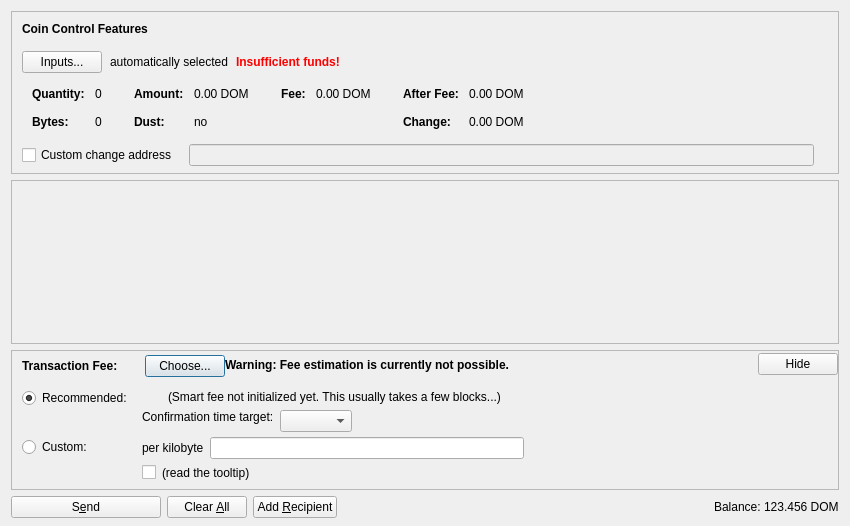
<?xml version="1.0" encoding="UTF-8"?>
<ui version="4.0">
 <class>SendCoinsDialog</class>
 <widget class="QDialog" name="SendCoinsDialog">
  <property name="geometry">
   <rect>
    <x>0</x>
    <y>0</y>
    <width>850</width>
    <height>526</height>
   </rect>
  </property>
  <property name="windowTitle">
   <string>Send Coins</string>
  </property>
  <layout class="QVBoxLayout" name="verticalLayout" stretch="0,1,0,0">
   <property name="bottomMargin">
    <number>8</number>
   </property>
   <item>
    <widget class="QFrame" name="frameCoinControl">
     <property name="sizePolicy">
      <sizepolicy hsizetype="Expanding" vsizetype="Expanding">
       <horstretch>0</horstretch>
       <verstretch>0</verstretch>
      </sizepolicy>
     </property>
     <property name="maximumSize">
      <size>
       <width>16777215</width>
       <height>16777215</height>
      </size>
     </property>
     <property name="frameShape">
      <enum>QFrame::StyledPanel</enum>
     </property>
     <property name="frameShadow">
      <enum>QFrame::Sunken</enum>
     </property>
     <layout class="QVBoxLayout" name="verticalLayoutCoinControl2">
      <property name="spacing">
       <number>0</number>
      </property>
      <property name="leftMargin">
       <number>0</number>
      </property>
      <property name="topMargin">
       <number>0</number>
      </property>
      <property name="rightMargin">
       <number>0</number>
      </property>
      <property name="bottomMargin">
       <number>6</number>
      </property>
      <item>
       <layout class="QVBoxLayout" name="verticalLayoutCoinControl" stretch="0,0,0,0,1">
        <property name="spacing">
         <number>0</number>
        </property>
        <property name="leftMargin">
         <number>10</number>
        </property>
        <property name="topMargin">
         <number>10</number>
        </property>
        <item>
         <layout class="QHBoxLayout" name="horizontalLayoutCoinControl1">
          <property name="bottomMargin">
           <number>15</number>
          </property>
          <item>
           <widget class="QLabel" name="labelCoinControlFeatures">
            <property name="sizePolicy">
             <sizepolicy hsizetype="Preferred" vsizetype="Maximum">
              <horstretch>0</horstretch>
              <verstretch>0</verstretch>
             </sizepolicy>
            </property>
            <property name="font">
             <font>
              <weight>75</weight>
              <bold>true</bold>
             </font>
            </property>
            <property name="styleSheet">
             <string notr="true">font-weight:bold;</string>
            </property>
            <property name="text">
             <string>Coin Control Features</string>
            </property>
           </widget>
          </item>
         </layout>
        </item>
        <item>
         <layout class="QHBoxLayout" name="horizontalLayoutCoinControl2" stretch="0,0,0,0">
          <property name="spacing">
           <number>8</number>
          </property>
          <property name="bottomMargin">
           <number>10</number>
          </property>
          <item>
           <widget class="QPushButton" name="pushButtonCoinControl">
            <property name="styleSheet">
             <string notr="true"/>
            </property>
            <property name="text">
             <string>Inputs...</string>
            </property>
            <property name="autoDefault">
             <bool>false</bool>
            </property>
           </widget>
          </item>
          <item>
           <widget class="QLabel" name="labelCoinControlAutomaticallySelected">
            <property name="text">
             <string>automatically selected</string>
            </property>
            <property name="margin">
             <number>5</number>
            </property>
           </widget>
          </item>
          <item>
           <widget class="QLabel" name="labelCoinControlInsuffFunds">
            <property name="font">
             <font>
              <weight>75</weight>
              <bold>true</bold>
             </font>
            </property>
            <property name="styleSheet">
             <string notr="true">color:red;font-weight:bold;</string>
            </property>
            <property name="text">
             <string>Insufficient funds!</string>
            </property>
            <property name="margin">
             <number>5</number>
            </property>
           </widget>
          </item>
          <item>
           <spacer name="horizontalSpacerCoinControl">
            <property name="orientation">
             <enum>Qt::Horizontal</enum>
            </property>
            <property name="sizeHint" stdset="0">
             <size>
              <width>40</width>
              <height>1</height>
             </size>
            </property>
           </spacer>
          </item>
         </layout>
        </item>
        <item>
         <widget class="QWidget" name="widgetCoinControl" native="true">
          <property name="sizePolicy">
           <sizepolicy hsizetype="Preferred" vsizetype="Preferred">
            <horstretch>0</horstretch>
            <verstretch>0</verstretch>
           </sizepolicy>
          </property>
          <property name="minimumSize">
           <size>
            <width>0</width>
            <height>0</height>
           </size>
          </property>
          <property name="styleSheet">
           <string notr="true"/>
          </property>
          <layout class="QHBoxLayout" name="horizontalLayoutCoinControl5">
           <property name="leftMargin">
            <number>0</number>
           </property>
           <property name="topMargin">
            <number>0</number>
           </property>
           <property name="rightMargin">
            <number>0</number>
           </property>
           <property name="bottomMargin">
            <number>0</number>
           </property>
           <item>
            <layout class="QHBoxLayout" name="horizontalLayoutCoinControl3" stretch="0,0,0,1">
             <property name="spacing">
              <number>20</number>
             </property>
             <property name="topMargin">
              <number>0</number>
             </property>
             <property name="bottomMargin">
              <number>10</number>
             </property>
             <item>
              <layout class="QFormLayout" name="formLayoutCoinControl1">
               <property name="horizontalSpacing">
                <number>10</number>
               </property>
               <property name="verticalSpacing">
                <number>14</number>
               </property>
               <property name="leftMargin">
                <number>10</number>
               </property>
               <property name="topMargin">
                <number>4</number>
               </property>
               <property name="rightMargin">
                <number>6</number>
               </property>
               <item row="0" column="0">
                <widget class="QLabel" name="labelCoinControlQuantityText">
                 <property name="font">
                  <font>
                   <weight>75</weight>
                   <bold>true</bold>
                  </font>
                 </property>
                 <property name="text">
                  <string>Quantity:</string>
                 </property>
                 <property name="margin">
                  <number>0</number>
                 </property>
                </widget>
               </item>
               <item row="0" column="1">
                <widget class="QLabel" name="labelCoinControlQuantity">
                 <property name="cursor">
                  <cursorShape>IBeamCursor</cursorShape>
                 </property>
                 <property name="contextMenuPolicy">
                  <enum>Qt::ActionsContextMenu</enum>
                 </property>
                 <property name="text">
                  <string notr="true">0</string>
                 </property>
                 <property name="margin">
                  <number>0</number>
                 </property>
                 <property name="textInteractionFlags">
                  <set>Qt::LinksAccessibleByMouse|Qt::TextSelectableByKeyboard|Qt::TextSelectableByMouse</set>
                 </property>
                </widget>
               </item>
               <item row="1" column="0">
                <widget class="QLabel" name="labelCoinControlBytesText">
                 <property name="font">
                  <font>
                   <weight>75</weight>
                   <bold>true</bold>
                  </font>
                 </property>
                 <property name="text">
                  <string>Bytes:</string>
                 </property>
                </widget>
               </item>
               <item row="1" column="1">
                <widget class="QLabel" name="labelCoinControlBytes">
                 <property name="cursor">
                  <cursorShape>IBeamCursor</cursorShape>
                 </property>
                 <property name="contextMenuPolicy">
                  <enum>Qt::ActionsContextMenu</enum>
                 </property>
                 <property name="text">
                  <string notr="true">0</string>
                 </property>
                 <property name="textInteractionFlags">
                  <set>Qt::LinksAccessibleByMouse|Qt::TextSelectableByKeyboard|Qt::TextSelectableByMouse</set>
                 </property>
                </widget>
               </item>
              </layout>
             </item>
             <item>
              <layout class="QFormLayout" name="formLayoutCoinControl2">
               <property name="horizontalSpacing">
                <number>10</number>
               </property>
               <property name="verticalSpacing">
                <number>14</number>
               </property>
               <property name="leftMargin">
                <number>6</number>
               </property>
               <property name="topMargin">
                <number>4</number>
               </property>
               <property name="rightMargin">
                <number>6</number>
               </property>
               <item row="0" column="0">
                <widget class="QLabel" name="labelCoinControlAmountText">
                 <property name="font">
                  <font>
                   <weight>75</weight>
                   <bold>true</bold>
                  </font>
                 </property>
                 <property name="text">
                  <string>Amount:</string>
                 </property>
                 <property name="margin">
                  <number>0</number>
                 </property>
                </widget>
               </item>
               <item row="0" column="1">
                <widget class="QLabel" name="labelCoinControlAmount">
                 <property name="cursor">
                  <cursorShape>IBeamCursor</cursorShape>
                 </property>
                 <property name="contextMenuPolicy">
                  <enum>Qt::ActionsContextMenu</enum>
                 </property>
                 <property name="text">
                  <string notr="true">0.00 DOM</string>
                 </property>
                 <property name="textInteractionFlags">
                  <set>Qt::LinksAccessibleByMouse|Qt::TextSelectableByKeyboard|Qt::TextSelectableByMouse</set>
                 </property>
                </widget>
               </item>
               <item row="1" column="0">
                <widget class="QLabel" name="labelCoinControlLowOutputText">
                 <property name="font">
                  <font>
                   <weight>75</weight>
                   <bold>true</bold>
                  </font>
                 </property>
                 <property name="text">
                  <string>Dust:</string>
                 </property>
                </widget>
               </item>
               <item row="1" column="1">
                <widget class="QLabel" name="labelCoinControlLowOutput">
                 <property name="cursor">
                  <cursorShape>IBeamCursor</cursorShape>
                 </property>
                 <property name="contextMenuPolicy">
                  <enum>Qt::ActionsContextMenu</enum>
                 </property>
                 <property name="text">
                  <string notr="true">no</string>
                 </property>
                 <property name="textInteractionFlags">
                  <set>Qt::LinksAccessibleByMouse|Qt::TextSelectableByKeyboard|Qt::TextSelectableByMouse</set>
                 </property>
                </widget>
               </item>
              </layout>
             </item>
             <item>
              <layout class="QFormLayout" name="formLayoutCoinControl3">
               <property name="horizontalSpacing">
                <number>10</number>
               </property>
               <property name="verticalSpacing">
                <number>14</number>
               </property>
               <property name="leftMargin">
                <number>6</number>
               </property>
               <property name="topMargin">
                <number>4</number>
               </property>
               <property name="rightMargin">
                <number>6</number>
               </property>
               <item row="0" column="0">
                <widget class="QLabel" name="labelCoinControlFeeText">
                 <property name="font">
                  <font>
                   <weight>75</weight>
                   <bold>true</bold>
                  </font>
                 </property>
                 <property name="text">
                  <string>Fee:</string>
                 </property>
                 <property name="margin">
                  <number>0</number>
                 </property>
                </widget>
               </item>
               <item row="0" column="1">
                <widget class="QLabel" name="labelCoinControlFee">
                 <property name="cursor">
                  <cursorShape>IBeamCursor</cursorShape>
                 </property>
                 <property name="contextMenuPolicy">
                  <enum>Qt::ActionsContextMenu</enum>
                 </property>
                 <property name="text">
                  <string notr="true">0.00 DOM</string>
                 </property>
                 <property name="textInteractionFlags">
                  <set>Qt::LinksAccessibleByMouse|Qt::TextSelectableByKeyboard|Qt::TextSelectableByMouse</set>
                 </property>
                </widget>
               </item>
              </layout>
             </item>
             <item>
              <layout class="QFormLayout" name="formLayoutCoinControl4">
               <property name="horizontalSpacing">
                <number>10</number>
               </property>
               <property name="verticalSpacing">
                <number>14</number>
               </property>
               <property name="leftMargin">
                <number>6</number>
               </property>
               <property name="topMargin">
                <number>4</number>
               </property>
               <property name="rightMargin">
                <number>6</number>
               </property>
               <item row="0" column="0">
                <widget class="QLabel" name="labelCoinControlAfterFeeText">
                 <property name="font">
                  <font>
                   <weight>75</weight>
                   <bold>true</bold>
                  </font>
                 </property>
                 <property name="text">
                  <string>After Fee:</string>
                 </property>
                 <property name="margin">
                  <number>0</number>
                 </property>
                </widget>
               </item>
               <item row="0" column="1">
                <widget class="QLabel" name="labelCoinControlAfterFee">
                 <property name="cursor">
                  <cursorShape>IBeamCursor</cursorShape>
                 </property>
                 <property name="contextMenuPolicy">
                  <enum>Qt::ActionsContextMenu</enum>
                 </property>
                 <property name="text">
                  <string notr="true">0.00 DOM</string>
                 </property>
                 <property name="textInteractionFlags">
                  <set>Qt::LinksAccessibleByMouse|Qt::TextSelectableByKeyboard|Qt::TextSelectableByMouse</set>
                 </property>
                </widget>
               </item>
               <item row="1" column="0">
                <widget class="QLabel" name="labelCoinControlChangeText">
                 <property name="font">
                  <font>
                   <weight>75</weight>
                   <bold>true</bold>
                  </font>
                 </property>
                 <property name="text">
                  <string>Change:</string>
                 </property>
                </widget>
               </item>
               <item row="1" column="1">
                <widget class="QLabel" name="labelCoinControlChange">
                 <property name="cursor">
                  <cursorShape>IBeamCursor</cursorShape>
                 </property>
                 <property name="contextMenuPolicy">
                  <enum>Qt::ActionsContextMenu</enum>
                 </property>
                 <property name="text">
                  <string notr="true">0.00 DOM</string>
                 </property>
                 <property name="textInteractionFlags">
                  <set>Qt::LinksAccessibleByMouse|Qt::TextSelectableByKeyboard|Qt::TextSelectableByMouse</set>
                 </property>
                </widget>
               </item>
              </layout>
             </item>
            </layout>
           </item>
          </layout>
         </widget>
        </item>
        <item>
         <layout class="QHBoxLayout" name="horizontalLayoutCoinControl4" stretch="0,0,0">
          <property name="spacing">
           <number>12</number>
          </property>
          <property name="sizeConstraint">
           <enum>QLayout::SetDefaultConstraint</enum>
          </property>
          <property name="topMargin">
           <number>5</number>
          </property>
          <property name="rightMargin">
           <number>5</number>
          </property>
          <item>
           <widget class="QCheckBox" name="checkBoxCoinControlChange">
            <property name="toolTip">
             <string>If this is activated, but the change address is empty or invalid, change will be sent to a newly generated address.</string>
            </property>
            <property name="text">
             <string>Custom change address</string>
            </property>
           </widget>
          </item>
          <item>
           <widget class="QValidatedLineEdit" name="lineEditCoinControlChange">
            <property name="enabled">
             <bool>false</bool>
            </property>
            <property name="sizePolicy">
             <sizepolicy hsizetype="Expanding" vsizetype="Fixed">
              <horstretch>0</horstretch>
              <verstretch>0</verstretch>
             </sizepolicy>
            </property>
           </widget>
          </item>
          <item>
           <widget class="QLabel" name="labelCoinControlChangeLabel">
            <property name="sizePolicy">
             <sizepolicy hsizetype="Preferred" vsizetype="Expanding">
              <horstretch>0</horstretch>
              <verstretch>0</verstretch>
             </sizepolicy>
            </property>
            <property name="minimumSize">
             <size>
              <width>0</width>
              <height>0</height>
             </size>
            </property>
            <property name="text">
             <string/>
            </property>
            <property name="margin">
             <number>3</number>
            </property>
           </widget>
          </item>
         </layout>
        </item>
        <item>
         <spacer name="verticalSpacerCoinControl">
          <property name="orientation">
           <enum>Qt::Vertical</enum>
          </property>
          <property name="sizeHint" stdset="0">
           <size>
            <width>800</width>
            <height>1</height>
           </size>
          </property>
         </spacer>
        </item>
       </layout>
      </item>
     </layout>
    </widget>
   </item>
   <item>
    <widget class="QScrollArea" name="scrollArea">
     <property name="widgetResizable">
      <bool>true</bool>
     </property>
     <widget class="QWidget" name="scrollAreaWidgetContents">
      <property name="geometry">
       <rect>
        <x>0</x>
        <y>0</y>
        <width>830</width>
        <height>104</height>
       </rect>
      </property>
      <layout class="QVBoxLayout" name="verticalLayout_2" stretch="0,1">
       <property name="leftMargin">
        <number>0</number>
       </property>
       <property name="topMargin">
        <number>0</number>
       </property>
       <property name="rightMargin">
        <number>0</number>
       </property>
       <property name="bottomMargin">
        <number>0</number>
       </property>
       <item>
        <layout class="QVBoxLayout" name="entries">
         <property name="spacing">
          <number>6</number>
         </property>
        </layout>
       </item>
       <item>
        <spacer name="verticalSpacer">
         <property name="orientation">
          <enum>Qt::Vertical</enum>
         </property>
         <property name="sizeHint" stdset="0">
          <size>
           <width>20</width>
           <height>40</height>
          </size>
         </property>
        </spacer>
       </item>
      </layout>
     </widget>
    </widget>
   </item>
   <item>
    <widget class="QFrame" name="frameFee">
     <property name="sizePolicy">
      <sizepolicy hsizetype="Expanding" vsizetype="Expanding">
       <horstretch>0</horstretch>
       <verstretch>0</verstretch>
      </sizepolicy>
     </property>
     <property name="maximumSize">
      <size>
       <width>16777215</width>
       <height>16777215</height>
      </size>
     </property>
     <property name="frameShape">
      <enum>QFrame::StyledPanel</enum>
     </property>
     <property name="frameShadow">
      <enum>QFrame::Sunken</enum>
     </property>
     <layout class="QVBoxLayout" name="verticalLayoutFee1">
      <property name="spacing">
       <number>0</number>
      </property>
      <property name="leftMargin">
       <number>0</number>
      </property>
      <property name="topMargin">
       <number>0</number>
      </property>
      <property name="rightMargin">
       <number>0</number>
      </property>
      <property name="bottomMargin">
       <number>0</number>
      </property>
      <item>
       <layout class="QVBoxLayout" name="verticalLayoutFee2" stretch="0,0,0">
        <property name="spacing">
         <number>0</number>
        </property>
        <property name="leftMargin">
         <number>10</number>
        </property>
        <property name="topMargin">
         <number>0</number>
        </property>
        <item>
         <layout class="QHBoxLayout" name="horizontalLayoutFee1">
          <property name="bottomMargin">
           <number>0</number>
          </property>
          <item>
           <layout class="QVBoxLayout" name="verticalLayoutFee7">
            <property name="spacing">
             <number>0</number>
            </property>
            <item>
             <spacer name="verticalSpacerSmartFee">
              <property name="orientation">
               <enum>Qt::Vertical</enum>
              </property>
              <property name="sizeType">
               <enum>QSizePolicy::Fixed</enum>
              </property>
              <property name="sizeHint" stdset="0">
               <size>
                <width>1</width>
                <height>4</height>
               </size>
              </property>
             </spacer>
            </item>
            <item>
             <layout class="QHBoxLayout" name="horizontalLayoutSmartFee">
              <property name="spacing">
               <number>10</number>
              </property>
              <item>
               <widget class="QLabel" name="labelFeeHeadline">
                <property name="sizePolicy">
                 <sizepolicy hsizetype="Preferred" vsizetype="Maximum">
                  <horstretch>0</horstretch>
                  <verstretch>0</verstretch>
                 </sizepolicy>
                </property>
                <property name="font">
                 <font>
                  <weight>75</weight>
                  <bold>true</bold>
                 </font>
                </property>
                <property name="styleSheet">
                 <string notr="true">font-weight:bold;</string>
                </property>
                <property name="text">
                 <string>Transaction Fee:</string>
                </property>
               </widget>
              </item>
              <item>
               <widget class="QLabel" name="labelFeeMinimized">
                <property name="text">
                 <string/>
                </property>
               </widget>
              </item>
              <item>
               <widget class="QPushButton" name="buttonChooseFee">
                <property name="text">
                 <string>Choose...</string>
                </property>
               </widget>
              </item>
             </layout>
            </item>
            <item>
             <spacer name="verticalSpacer_5">
              <property name="orientation">
               <enum>Qt::Vertical</enum>
              </property>
              <property name="sizeHint" stdset="0">
               <size>
                <width>1</width>
                <height>1</height>
               </size>
              </property>
             </spacer>
            </item>
           </layout>
          </item>
          <item>
           <widget class="QLabel" name="fallbackFeeWarningLabel">
            <property name="toolTip">
             <string>Using the fallbackfee can result in sending a transaction that will take several hours or days (or never) to confirm. Consider choosing your fee manually or wait until you have validated the complete chain.</string>
            </property>
            <property name="font">
            <font>
                <weight>75</weight>
                <bold>true</bold>
            </font>
            </property>
            <property name="text">
             <string>Warning: Fee estimation is currently not possible.</string>
            </property>
            <property name="wordWrap">
             <bool>false</bool>
            </property>
           </widget>
          </item>
          <item>
           <spacer name="horizontalSpacer_4">
            <property name="orientation">
             <enum>Qt::Horizontal</enum>
            </property>
            <property name="sizeType">
             <enum>QSizePolicy::MinimumExpanding</enum>
            </property>
            <property name="sizeHint" stdset="0">
             <size>
              <width>40</width>
              <height>20</height>
             </size>
            </property>
           </spacer>
          </item>
          <item>
           <widget class="QPushButton" name="buttonMinimizeFee">
            <property name="toolTip">
             <string>collapse fee-settings</string>
            </property>
            <property name="text">
             <string>Hide</string>
            </property>
           </widget>
          </item>
         </layout>
        </item>
        <item>
         <widget class="QFrame" name="frameFeeSelection">
          <layout class="QVBoxLayout" name="verticalLayoutFee12">
           <property name="spacing">
            <number>0</number>
           </property>
           <property name="leftMargin">
            <number>0</number>
           </property>
           <property name="topMargin">
            <number>0</number>
           </property>
           <property name="rightMargin">
            <number>0</number>
           </property>
           <property name="bottomMargin">
            <number>0</number>
           </property>
           <item>
            <layout class="QGridLayout" name="gridLayoutFee">
             <property name="topMargin">
              <number>10</number>
             </property>
             <property name="bottomMargin">
              <number>4</number>
             </property>
             <property name="horizontalSpacing">
              <number>10</number>
             </property>
             <property name="verticalSpacing">
              <number>4</number>
             </property>
             <item row="1" column="1">
              <layout class="QVBoxLayout" name="verticalLayoutFee8">
               <property name="spacing">
                <number>6</number>
               </property>
               <item>
                <layout class="QHBoxLayout" name="horizontalLayoutFee13">
                 <item>
                  <widget class="QLabel" name="labelCustomPerKilobyte">
                   <property name="toolTip">
                    <string>If the custom fee is set to 1000 satoshis and the transaction is only 250 bytes, then &quot;per kilobyte&quot; only pays 250 satoshis in fee, while &quot;total at least&quot; pays 1000 satoshis. For transactions bigger than a kilobyte both pay by kilobyte.</string>
                   </property>
                   <property name="text">
                    <string>per kilobyte</string>
                   </property>
                  </widget>
                 </item>
                 <item>
                  <widget class="BitcoinAmountField" name="customFee"/>
                 </item>
                 <item>
                  <spacer name="horizontalSpacer_6">
                   <property name="orientation">
                    <enum>Qt::Horizontal</enum>
                   </property>
                   <property name="sizeHint" stdset="0">
                    <size>
                     <width>1</width>
                     <height>1</height>
                    </size>
                   </property>
                  </spacer>
                 </item>
                </layout>
               </item>
               <item>
                <layout class="QHBoxLayout" name="horizontalLayoutFee8">
                 <item>
                  <widget class="QCheckBox" name="checkBoxMinimumFee">
                   <property name="toolTip">
                    <string>Paying only the minimum fee is just fine as long as there is less transaction volume than space in the blocks. But be aware that this can end up in a never confirming transaction once there is more demand for dommecoin transactions than the network can process.</string>
                   </property>
                   <property name="text">
                    <string/>
                   </property>
                  </widget>
                 </item>
                 <item>
                  <widget class="QLabel" name="labelMinFeeWarning">
                   <property name="enabled">
                    <bool>true</bool>
                   </property>
                   <property name="toolTip">
                    <string>Paying only the minimum fee is just fine as long as there is less transaction volume than space in the blocks. But be aware that this can end up in a never confirming transaction once there is more demand for dommecoin transactions than the network can process.</string>
                   </property>
                   <property name="text">
                    <string>(read the tooltip)</string>
                   </property>
                   <property name="margin">
                    <number>5</number>
                   </property>
                  </widget>
                 </item>
                 <item>
                  <spacer name="horizontalSpacer_2">
                   <property name="orientation">
                    <enum>Qt::Horizontal</enum>
                   </property>
                   <property name="sizeHint" stdset="0">
                    <size>
                     <width>1</width>
                     <height>1</height>
                    </size>
                   </property>
                  </spacer>
                 </item>
                </layout>
               </item>
              </layout>
             </item>
             <item row="0" column="0">
              <layout class="QVBoxLayout" name="verticalLayoutFee4" stretch="0,1">
               <item>
                <widget class="QRadioButton" name="radioSmartFee">
                 <property name="text">
                  <string>Recommended:</string>
                 </property>
                 <property name="checked">
                  <bool>true</bool>
                 </property>
                 <attribute name="buttonGroup">
                  <string notr="true">groupFee</string>
                 </attribute>
                </widget>
               </item>
               <item>
                <spacer name="verticalSpacer_2">
                 <property name="orientation">
                  <enum>Qt::Vertical</enum>
                 </property>
                 <property name="sizeHint" stdset="0">
                  <size>
                   <width>1</width>
                   <height>1</height>
                  </size>
                 </property>
                </spacer>
               </item>
              </layout>
             </item>
             <item row="1" column="0">
              <layout class="QVBoxLayout" name="verticalLayoutFee9" stretch="0,1">
               <item>
                <widget class="QRadioButton" name="radioCustomFee">
                 <property name="text">
                  <string>Custom:</string>
                 </property>
                 <attribute name="buttonGroup">
                  <string notr="true">groupFee</string>
                 </attribute>
                </widget>
               </item>
               <item>
                <spacer name="verticalSpacer_6">
                 <property name="orientation">
                  <enum>Qt::Vertical</enum>
                 </property>
                 <property name="sizeHint" stdset="0">
                  <size>
                   <width>1</width>
                   <height>1</height>
                  </size>
                 </property>
                </spacer>
               </item>
              </layout>
             </item>
             <item row="0" column="1">
              <layout class="QVBoxLayout" name="verticalLayoutFee3" stretch="0,0,1">
               <property name="spacing">
                <number>6</number>
               </property>
               <property name="topMargin">
                <number>2</number>
               </property>
               <item>
                <layout class="QHBoxLayout" name="horizontalLayoutFee12">
                 <item>
                  <widget class="QLabel" name="labelSmartFee">
                   <property name="text">
                    <string/>
                   </property>
                   <property name="margin">
                    <number>2</number>
                   </property>
                  </widget>
                 </item>
                 <item>
                  <widget class="QLabel" name="labelFeeEstimation">
                   <property name="text">
                    <string/>
                   </property>
                  </widget>
                 </item>
                 <item>
                  <widget class="QLabel" name="labelSmartFee2">
                   <property name="text">
                    <string>(Smart fee not initialized yet. This usually takes a few blocks...)</string>
                   </property>
                   <property name="margin">
                    <number>2</number>
                   </property>
                  </widget>
                 </item>
                 <item>
                  <spacer name="horizontalSpacer_5">
                   <property name="orientation">
                    <enum>Qt::Horizontal</enum>
                   </property>
                   <property name="sizeHint" stdset="0">
                    <size>
                     <width>1</width>
                     <height>1</height>
                    </size>
                   </property>
                  </spacer>
                 </item>
                </layout>
               </item>
               <item>
                <layout class="QHBoxLayout" name="horizontalLayoutFee9">
                 <item>
                  <layout class="QVBoxLayout" name="verticalLayoutFee6">
                   <item>
                    <widget class="QLabel" name="labelSmartFee3">
                     <property name="text">
                      <string>Confirmation time target:</string>
                     </property>
                     <property name="margin">
                      <number>2</number>
                     </property>
                    </widget>
                   </item>
                   <item>
                    <spacer name="verticalSpacer_3">
                     <property name="orientation">
                      <enum>Qt::Vertical</enum>
                     </property>
                     <property name="sizeHint" stdset="0">
                      <size>
                       <width>1</width>
                       <height>1</height>
                      </size>
                     </property>
                    </spacer>
                   </item>
                  </layout>
                 </item>
                 <item>
                  <layout class="QVBoxLayout" name="verticalLayoutFee5">
                   <property name="rightMargin">
                    <number>30</number>
                   </property>
                   <item>
                    <layout class="QHBoxLayout" name="horizontalLayoutConfTarget">
                     <property name="bottomMargin">
                      <number>0</number>
                     </property>
                     <item>
                      <widget class="QComboBox" name="confTargetSelector"/>
                     </item>
                     <item>
                      <spacer name="horizontalSpacerConfTarget">
                       <property name="orientation">
                        <enum>Qt::Horizontal</enum>
                       </property>
                       <property name="sizeHint" stdset="0">
                        <size>
                         <width>40</width>
                         <height>20</height>
                        </size>
                       </property>
                      </spacer>
                     </item>
                    </layout>
                   </item>
                  </layout>
                 </item>
                </layout>
               </item>
               <item>
                <spacer name="verticalSpacer_4">
                 <property name="orientation">
                  <enum>Qt::Vertical</enum>
                 </property>
                 <property name="sizeHint" stdset="0">
                  <size>
                   <width>1</width>
                   <height>1</height>
                  </size>
                 </property>
                </spacer>
               </item>
              </layout>
             </item>
            </layout>
           </item>
          </layout>
         </widget>
        </item>
        <item>
         <spacer name="verticalSpacerFee">
          <property name="orientation">
           <enum>Qt::Vertical</enum>
          </property>
          <property name="sizeHint" stdset="0">
           <size>
            <width>40</width>
            <height>5</height>
           </size>
          </property>
         </spacer>
        </item>
       </layout>
      </item>
     </layout>
    </widget>
   </item>
   <item>
    <layout class="QHBoxLayout" name="horizontalLayout">
     <item>
      <widget class="QPushButton" name="sendButton">
       <property name="minimumSize">
        <size>
         <width>150</width>
         <height>0</height>
        </size>
       </property>
       <property name="toolTip">
        <string>Confirm the send action</string>
       </property>
       <property name="text">
        <string>S&amp;end</string>
       </property>
       <property name="icon">
        <iconset resource="../bitcoin.qrc">
         <normaloff>:/icons/send</normaloff>:/icons/send</iconset>
       </property>
       <property name="autoDefault">
        <bool>false</bool>
       </property>
       <property name="default">
        <bool>false</bool>
       </property>
      </widget>
     </item>
     <item>
      <widget class="QPushButton" name="clearButton">
       <property name="sizePolicy">
        <sizepolicy hsizetype="Minimum" vsizetype="Fixed">
         <horstretch>0</horstretch>
         <verstretch>0</verstretch>
        </sizepolicy>
       </property>
       <property name="toolTip">
        <string>Clear all fields of the form.</string>
       </property>
       <property name="text">
        <string>Clear &amp;All</string>
       </property>
       <property name="icon">
        <iconset resource="../bitcoin.qrc">
         <normaloff>:/icons/remove</normaloff>:/icons/remove</iconset>
       </property>
       <property name="autoDefault">
        <bool>false</bool>
       </property>
      </widget>
     </item>
     <item>
      <widget class="QPushButton" name="addButton">
       <property name="toolTip">
        <string>Send to multiple recipients at once</string>
       </property>
       <property name="text">
        <string>Add &amp;Recipient</string>
       </property>
       <property name="icon">
        <iconset resource="../bitcoin.qrc">
         <normaloff>:/icons/add</normaloff>:/icons/add</iconset>
       </property>
       <property name="autoDefault">
        <bool>false</bool>
       </property>
      </widget>
     </item>
     <item>
      <spacer name="horizontalSpacer">
       <property name="orientation">
        <enum>Qt::Horizontal</enum>
       </property>
       <property name="sizeHint" stdset="0">
        <size>
         <width>40</width>
         <height>20</height>
        </size>
       </property>
      </spacer>
     </item>
     <item>
      <layout class="QHBoxLayout" name="horizontalLayout_2">
       <property name="spacing">
        <number>3</number>
       </property>
       <item>
        <widget class="QLabel" name="label">
         <property name="sizePolicy">
          <sizepolicy hsizetype="Preferred" vsizetype="Fixed">
           <horstretch>0</horstretch>
           <verstretch>0</verstretch>
          </sizepolicy>
         </property>
         <property name="text">
          <string>Balance:</string>
         </property>
        </widget>
       </item>
       <item>
        <widget class="QLabel" name="labelBalance">
         <property name="sizePolicy">
          <sizepolicy hsizetype="Preferred" vsizetype="Fixed">
           <horstretch>0</horstretch>
           <verstretch>0</verstretch>
          </sizepolicy>
         </property>
         <property name="cursor">
          <cursorShape>IBeamCursor</cursorShape>
         </property>
         <property name="text">
          <string notr="true">123.456 DOM</string>
         </property>
         <property name="textInteractionFlags">
          <set>Qt::LinksAccessibleByMouse|Qt::TextSelectableByKeyboard|Qt::TextSelectableByMouse</set>
         </property>
        </widget>
       </item>
      </layout>
     </item>
    </layout>
   </item>
  </layout>
 </widget>
 <customwidgets>
  <customwidget>
   <class>QValidatedLineEdit</class>
   <extends>QLineEdit</extends>
   <header>qt/qvalidatedlineedit.h</header>
  </customwidget>
  <customwidget>
   <class>BitcoinAmountField</class>
   <extends>QLineEdit</extends>
   <header>qt/bitcoinamountfield.h</header>
   <container>1</container>
  </customwidget>
 </customwidgets>
 <resources>
  <include location="../bitcoin.qrc"/>
 </resources>
 <connections/>
 <buttongroups>
  <buttongroup name="groupFee"/>
 </buttongroups>
</ui>
